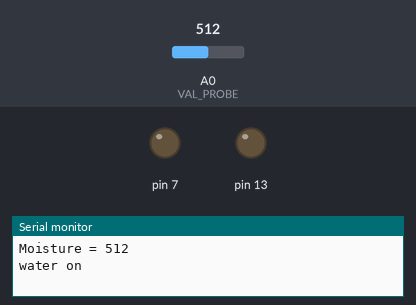
Recording of a sketch running on a simulated Arduino Uno, built with avr-gcc and run on an emulated ATmega328P. Shown: output pins drawn as LEDs (lit = HIGH), the last lines printed to the serial monitor. The inputs (shaded band) are chosen by the test bench; at power-on: A0 (VAL_PROBE) = 512.

Above: at 1.0 s.
At 12.0 s:
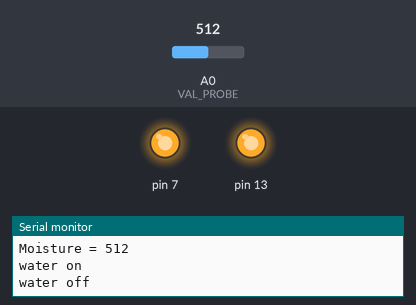
Timing chart, 0 to 28.6 s (numbered marks = the images above):
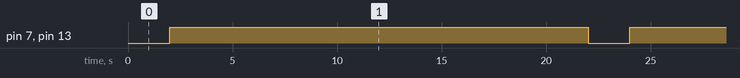

The sketch:

Watering_System.ino
```cpp
const int VAL_PROBE = A0;       //Analog pin 0
const int MOISTURE_LEVEL = 450; // the value after the LED goes on

//control watering system based on moisture level in the soil
//make sure that moisture sensor is connected to A-0
void setup()
{
  Serial.begin(9600);
  pinMode(13, OUTPUT);
  pinMode(7, OUTPUT);
}

void LedState(int state)
{
  digitalWrite(13, state);
}

void loop()
{

  int moisture = analogRead(VAL_PROBE);

  Serial.print("Moisture = ");
  Serial.println(moisture);

  if (moisture < MOISTURE_LEVEL)
  {
    // Enough moisture, so water off
    LedState(HIGH);
    digitalWrite(7, HIGH);
  }
  else
  {
    Serial.println("water on");
    LedState(LOW);
    digitalWrite(7, LOW);
    delay(2000);
    Serial.println("water off");
    LedState(HIGH);
    digitalWrite(7, HIGH);
  }

  delay(20000);
}
```

Measured:
- by itself, pin 7, pin 13: alternates HIGH for 20.0 s and LOW for 2.0 s
